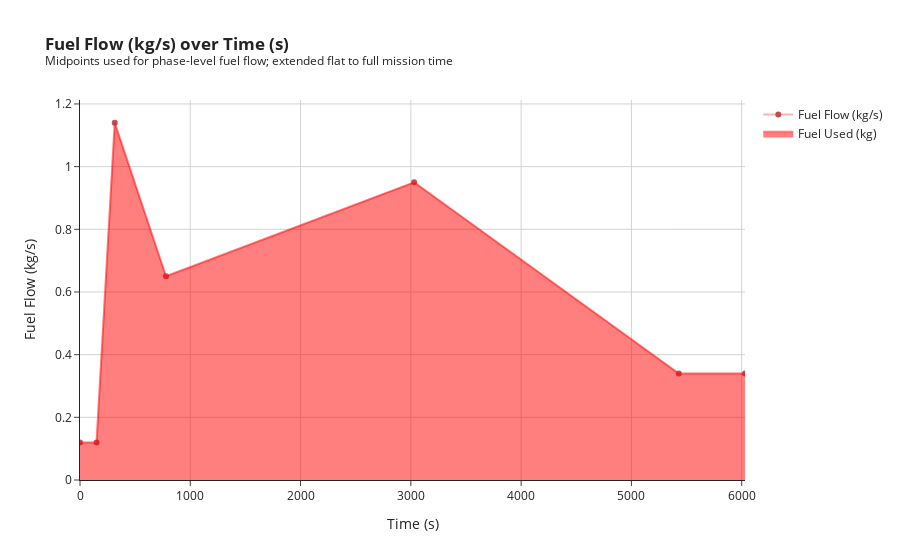

Notebook source saved alongside this figure:
### Code cell
import plotly.graph_objects as go
import pandas as pd

# Load your emission summary CSV
summary_df = pd.read_csv("output/emissions/summary.csv")
phases_df = summary_df[summary_df['Phase'] != 'Total'].copy()

# Compute key time points
phases_df['Start Time (s)'] = phases_df['Duration (s)'].cumsum() - phases_df['Duration (s)']
phases_df['End Time (s)'] = phases_df['Duration (s)'].cumsum()
phases_df['Mid Time (s)'] = (phases_df['Start Time (s)'] + phases_df['End Time (s)']) / 2

# Get values for flat extrapolation
start_time = phases_df['Start Time (s)'].iloc[0]
end_time = phases_df['End Time (s)'].iloc[-1]
first_flow = phases_df['Fuel Flow (kg/s)'].iloc[0]
last_flow = phases_df['Fuel Flow (kg/s)'].iloc[-1]

# Construct extended x and y
x_extended = [start_time] + phases_df['Mid Time (s)'].tolist() + [end_time]
y_extended = [first_flow] + phases_df['Fuel Flow (kg/s)'].tolist() + [last_flow]

# Plot with filled area
fig = go.Figure()


fig.add_trace(go.Scatter(
    x=x_extended,
    y=y_extended,
    mode='lines+markers',
    name='Fuel Flow (kg/s)',
    line=dict(color='rgba(255,0,0,0.3)'),
    marker=dict(color="#C44E52"),
    text=["Flat Start"] + phases_df['Phase'].tolist() + ["Flat End"],
    hovertemplate="Fuel Flow: %{y:.2f} kg/s<br>Time: %{x:.0f} s<extra></extra>"
))

fig.add_trace(go.Scatter(
    x=x_extended,
    y=y_extended,
    mode='lines',
    fill='tozeroy',
    name='Fuel Used (kg)',
    line=dict(color='rgba(255,0,0,0.3)'),
    marker=dict(color="#C44E52"),
    text=["Flat Start"] + phases_df['Phase'].tolist() + ["Flat End"],
    hovertemplate="Fuel Flow: %{y:.2f} kg/s<br>Phase: %{text} s<extra></extra>"
))

fig.update_layout(
    xaxis_title='Time (s)',
    yaxis_title='Fuel Flow (kg/s)',
    title='<b>Fuel Flow (kg/s) over Time (s)</b><br><sup>Midpoints used for phase-level fuel flow; extended flat to full mission time</sup>',
    template='simple_white',
    showlegend=True,
    xaxis=dict(
        showgrid=True,
        gridwidth=1,
        gridcolor='lightgrey',
        range=[0 , x_extended[-1]]
    ),
    yaxis=dict(
        showgrid=True, 
        gridwidth=1, 
        gridcolor='lightgrey'
    )
)

fig.show()

### Figure 1 — Plotly figure (JSON) as saved in the notebook; plotly's stock layout.template omitted (floating-point values rounded to 4 significant figures)
{"data": [{"hovertemplate": "Fuel Flow: %{y:.2f} kg/s<br>Time: %{x:.0f} s<extra></extra>", "line": {"color": "rgba(255,0,0,0.3)"}, "marker": {"color": "#C44E52"}, "mode": "lines+markers", "name": "Fuel Flow (kg/s)", "text": ["Flat Start", "Idle/Taxi", "Take-Off", "Climb Out", "Cruise", "Descent", "Flat End"], "type": "scatter", "x": [0, 150, 315, 780, 3030, 5430, 6030], "y": [0.12, 0.12, 1.14, 0.65, 0.95, 0.34, 0.34]}, {"fill": "tozeroy", "hovertemplate": "Fuel Flow: %{y:.2f} kg/s<br>Phase: %{text} s<extra></extra>", "line": {"color": "rgba(255,0,0,0.3)"}, "marker": {"color": "#C44E52"}, "mode": "lines", "name": "Fuel Used (kg)", "text": ["Flat Start", "Idle/Taxi", "Take-Off", "Climb Out", "Cruise", "Descent", "Flat End"], "type": "scatter", "x": [0, 150, 315, 780, 3030, 5430, 6030], "y": [0.12, 0.12, 1.14, 0.65, 0.95, 0.34, 0.34]}], "layout": {"showlegend": true, "title": {"text": "<b>Fuel Flow (kg/s) over Time (s)</b><br><sup>Midpoints used for phase-level fuel flow; extended flat to full mission time</sup>"}, "xaxis": {"gridcolor": "lightgrey", "gridwidth": 1, "range": [0, 6030], "showgrid": true, "title": {"text": "Time (s)"}}, "yaxis": {"gridcolor": "lightgrey", "gridwidth": 1, "showgrid": true, "title": {"text": "Fuel Flow (kg/s)"}}}}
